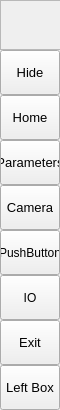
        <widget class="QFrame" name="leftMenuBg">
         <property name="minimumSize">
          <size>
           <width>60</width>
           <height>0</height>
          </size>
         </property>
         <property name="maximumSize">
          <size>
           <width>0</width>
           <height>16777215</height>
          </size>
         </property>
         <property name="frameShape">
          <enum>QFrame::Shape::NoFrame</enum>
         </property>
         <property name="frameShadow">
          <enum>QFrame::Shadow::Raised</enum>
         </property>
         <layout class="QVBoxLayout" name="verticalLayout_3">
          <property name="spacing">
           <number>0</number>
          </property>
          <property name="leftMargin">
           <number>0</number>
          </property>
          <property name="topMargin">
           <number>0</number>
          </property>
          <property name="rightMargin">
           <number>0</number>
          </property>
          <property name="bottomMargin">
           <number>0</number>
          </property>
          <item>
           <widget class="QFrame" name="topLogoInfo">
            <property name="minimumSize">
             <size>
              <width>0</width>
              <height>50</height>
             </size>
            </property>
            <property name="maximumSize">
             <size>
              <width>16777215</width>
              <height>50</height>
             </size>
            </property>
            <property name="frameShape">
             <enum>QFrame::Shape::NoFrame</enum>
            </property>
            <property name="frameShadow">
             <enum>QFrame::Shadow::Raised</enum>
            </property>
            <layout class="QHBoxLayout" name="horizontalLayout_6">
             <property name="spacing">
              <number>0</number>
             </property>
             <property name="leftMargin">
              <number>0</number>
             </property>
             <property name="topMargin">
              <number>0</number>
             </property>
             <property name="rightMargin">
              <number>0</number>
             </property>
             <property name="bottomMargin">
              <number>0</number>
             </property>
             <item>
              <widget class="QFrame" name="topLogo">
               <property name="sizePolicy">
                <sizepolicy hsizetype="Expanding" vsizetype="Preferred">
                 <horstretch>0</horstretch>
                 <verstretch>0</verstretch>
                </sizepolicy>
               </property>
               <property name="minimumSize">
                <size>
                 <width>240</width>
                 <height>0</height>
                </size>
               </property>
               <property name="frameShape">
                <enum>QFrame::Shape::StyledPanel</enum>
               </property>
               <property name="frameShadow">
                <enum>QFrame::Shadow::Raised</enum>
               </property>
              </widget>
             </item>
            </layout>
           </widget>
          </item>
          <item>
           <widget class="QFrame" name="leftMenuFrame">
            <property name="frameShape">
             <enum>QFrame::Shape::NoFrame</enum>
            </property>
            <property name="frameShadow">
             <enum>QFrame::Shadow::Raised</enum>
            </property>
            <layout class="QVBoxLayout" name="verticalMenuLayout">
             <property name="spacing">
              <number>0</number>
             </property>
             <property name="leftMargin">
              <number>0</number>
             </property>
             <property name="topMargin">
              <number>0</number>
             </property>
             <property name="rightMargin">
              <number>0</number>
             </property>
             <property name="bottomMargin">
              <number>0</number>
             </property>
             <item>
              <widget class="QFrame" name="toggleBox">
               <property name="maximumSize">
                <size>
                 <width>16777215</width>
                 <height>45</height>
                </size>
               </property>
               <property name="frameShape">
                <enum>QFrame::Shape::NoFrame</enum>
               </property>
               <property name="frameShadow">
                <enum>QFrame::Shadow::Raised</enum>
               </property>
               <layout class="QVBoxLayout" name="verticalLayout_4">
                <property name="spacing">
                 <number>0</number>
                </property>
                <property name="leftMargin">
                 <number>0</number>
                </property>
                <property name="topMargin">
                 <number>0</number>
                </property>
                <property name="rightMargin">
                 <number>0</number>
                </property>
                <property name="bottomMargin">
                 <number>0</number>
                </property>
                <item>
                 <widget class="QPushButton" name="toggleButton">
                  <property name="sizePolicy">
                   <sizepolicy hsizetype="Expanding" vsizetype="Fixed">
                    <horstretch>0</horstretch>
                    <verstretch>0</verstretch>
                   </sizepolicy>
                  </property>
                  <property name="minimumSize">
                   <size>
                    <width>0</width>
                    <height>45</height>
                   </size>
                  </property>
                  <property name="font">
                   <font>
                    <family>Segoe UI</family>
                    <pointsize>10</pointsize>
                    <italic>false</italic>
                    <bold>false</bold>
                   </font>
                  </property>
                  <property name="cursor">
                   <cursorShape>PointingHandCursor</cursorShape>
                  </property>
                  <property name="layoutDirection">
                   <enum>Qt::LayoutDirection::LeftToRight</enum>
                  </property>
                  <property name="styleSheet">
                   <string notr="true">background-image: url(:/icons/images/icons/icon_menu.png);</string>
                  </property>
                  <property name="text">
                   <string>Hide</string>
                  </property>
                 </widget>
                </item>
               </layout>
              </widget>
             </item>
             <item alignment="Qt::AlignmentFlag::AlignTop">
              <widget class="QFrame" name="topMenu">
               <property name="frameShape">
                <enum>QFrame::Shape::NoFrame</enum>
               </property>
               <property name="frameShadow">
                <enum>QFrame::Shadow::Raised</enum>
               </property>
               <layout class="QVBoxLayout" name="verticalLayout_8">
                <property name="spacing">
                 <number>0</number>
                </property>
                <property name="leftMargin">
                 <number>0</number>
                </property>
                <property name="topMargin">
                 <number>0</number>
                </property>
                <property name="rightMargin">
                 <number>0</number>
                </property>
                <property name="bottomMargin">
                 <number>0</number>
                </property>
                <item>
                 <widget class="QPushButton" name="btn_home">
                  <property name="sizePolicy">
                   <sizepolicy hsizetype="Expanding" vsizetype="Fixed">
                    <horstretch>0</horstretch>
                    <verstretch>0</verstretch>
                   </sizepolicy>
                  </property>
                  <property name="minimumSize">
                   <size>
                    <width>0</width>
                    <height>45</height>
                   </size>
                  </property>
                  <property name="font">
                   <font>
                    <family>Segoe UI</family>
                    <pointsize>10</pointsize>
                    <italic>false</italic>
                    <bold>false</bold>
                   </font>
                  </property>
                  <property name="cursor">
                   <cursorShape>PointingHandCursor</cursorShape>
                  </property>
                  <property name="layoutDirection">
                   <enum>Qt::LayoutDirection::LeftToRight</enum>
                  </property>
                  <property name="styleSheet">
                   <string notr="true">background-image: url(:/icons/images/icons/cil-home.png);</string>
                  </property>
                  <property name="text">
                   <string>Home</string>
                  </property>
                 </widget>
                </item>
                <item>
                 <widget class="QPushButton" name="btn_parameters">
                  <property name="sizePolicy">
                   <sizepolicy hsizetype="Expanding" vsizetype="Fixed">
                    <horstretch>0</horstretch>
                    <verstretch>0</verstretch>
                   </sizepolicy>
                  </property>
                  <property name="minimumSize">
                   <size>
                    <width>0</width>
                    <height>45</height>
                   </size>
                  </property>
                  <property name="font">
                   <font>
                    <family>Segoe UI</family>
                    <pointsize>10</pointsize>
                    <italic>false</italic>
                    <bold>false</bold>
                   </font>
                  </property>
                  <property name="cursor">
                   <cursorShape>PointingHandCursor</cursorShape>
                  </property>
                  <property name="layoutDirection">
                   <enum>Qt::LayoutDirection::LeftToRight</enum>
                  </property>
                  <property name="styleSheet">
                   <string notr="true">background-image: url(:/icons/images/icons/cil-notes.png);
</string>
                  </property>
                  <property name="text">
                   <string>Parameters</string>
                  </property>
                 </widget>
                </item>
                <item>
                 <widget class="QPushButton" name="btn_camera">
                  <property name="sizePolicy">
                   <sizepolicy hsizetype="Expanding" vsizetype="Fixed">
                    <horstretch>0</horstretch>
                    <verstretch>0</verstretch>
                   </sizepolicy>
                  </property>
                  <property name="minimumSize">
                   <size>
                    <width>0</width>
                    <height>45</height>
                   </size>
                  </property>
                  <property name="font">
                   <font>
                    <family>Segoe UI</family>
                    <pointsize>10</pointsize>
                    <italic>false</italic>
                    <bold>false</bold>
                   </font>
                  </property>
                  <property name="cursor">
                   <cursorShape>PointingHandCursor</cursorShape>
                  </property>
                  <property name="layoutDirection">
                   <enum>Qt::LayoutDirection::LeftToRight</enum>
                  </property>
                  <property name="styleSheet">
                   <string notr="true">background-image: url(:/icons/images/icons/cil-camera.png);</string>
                  </property>
                  <property name="text">
                   <string>Camera</string>
                  </property>
                 </widget>
                </item>
                <item>
                 <widget class="QPushButton" name="btn_statistics">
                  <property name="minimumSize">
                   <size>
                    <width>0</width>
                    <height>45</height>
                   </size>
                  </property>
                  <property name="styleSheet">
                   <string notr="true">background-image: url(:/icons/images/icons/cil-history.png);</string>
                  </property>
                  <property name="text">
                   <string>PushButton</string>
                  </property>
                 </widget>
                </item>
                <item>
                 <widget class="QPushButton" name="btn_IO">
                  <property name="minimumSize">
                   <size>
                    <width>0</width>
                    <height>45</height>
                   </size>
                  </property>
                  <property name="styleSheet">
                   <string notr="true">/*background-image: url(:/icons/images/icons/cil-ethernet.png);*/
background-image: url(:/icons/images/icons/cil-transfer.png);</string>
                  </property>
                  <property name="text">
                   <string>IO</string>
                  </property>
                 </widget>
                </item>
                <item>
                 <widget class="QPushButton" name="btn_exit">
                  <property name="sizePolicy">
                   <sizepolicy hsizetype="Expanding" vsizetype="Fixed">
                    <horstretch>0</horstretch>
                    <verstretch>0</verstretch>
                   </sizepolicy>
                  </property>
                  <property name="minimumSize">
                   <size>
                    <width>0</width>
                    <height>45</height>
                   </size>
                  </property>
                  <property name="font">
                   <font>
                    <family>Segoe UI</family>
                    <pointsize>10</pointsize>
                    <italic>false</italic>
                    <bold>false</bold>
                   </font>
                  </property>
                  <property name="cursor">
                   <cursorShape>PointingHandCursor</cursorShape>
                  </property>
                  <property name="layoutDirection">
                   <enum>Qt::LayoutDirection::LeftToRight</enum>
                  </property>
                  <property name="styleSheet">
                   <string notr="true">background-image: url(:/icons/images/icons/cil-x.png);</string>
                  </property>
                  <property name="text">
                   <string>Exit</string>
                  </property>
                 </widget>
                </item>
               </layout>
              </widget>
             </item>
             <item alignment="Qt::AlignmentFlag::AlignBottom">
              <widget class="QFrame" name="bottomMenu">
               <property name="frameShape">
                <enum>QFrame::Shape::NoFrame</enum>
               </property>
               <property name="frameShadow">
                <enum>QFrame::Shadow::Raised</enum>
               </property>
               <layout class="QVBoxLayout" name="verticalLayout_9">
                <property name="spacing">
                 <number>0</number>
                </property>
                <property name="leftMargin">
                 <number>0</number>
                </property>
                <property name="topMargin">
                 <number>0</number>
                </property>
                <property name="rightMargin">
                 <number>0</number>
                </property>
                <property name="bottomMargin">
                 <number>0</number>
                </property>
                <item>
                 <widget class="QPushButton" name="toggleLeftBox">
                  <property name="sizePolicy">
                   <sizepolicy hsizetype="Expanding" vsizetype="Fixed">
                    <horstretch>0</horstretch>
                    <verstretch>0</verstretch>
                   </sizepolicy>
                  </property>
                  <property name="minimumSize">
                   <size>
                    <width>0</width>
                    <height>45</height>
                   </size>
                  </property>
                  <property name="font">
                   <font>
                    <family>Segoe UI</family>
                    <pointsize>10</pointsize>
                    <italic>false</italic>
                    <bold>false</bold>
                   </font>
                  </property>
                  <property name="cursor">
                   <cursorShape>PointingHandCursor</cursorShape>
                  </property>
                  <property name="layoutDirection">
                   <enum>Qt::LayoutDirection::LeftToRight</enum>
                  </property>
                  <property name="styleSheet">
                   <string notr="true">background-image: url(:/icons/images/icons/icon_settings.png);</string>
                  </property>
                  <property name="text">
                   <string>Left Box</string>
                  </property>
                 </widget>
                </item>
               </layout>
              </widget>
             </item>
            </layout>
           </widget>
          </item>
         </layout>
        </widget>
